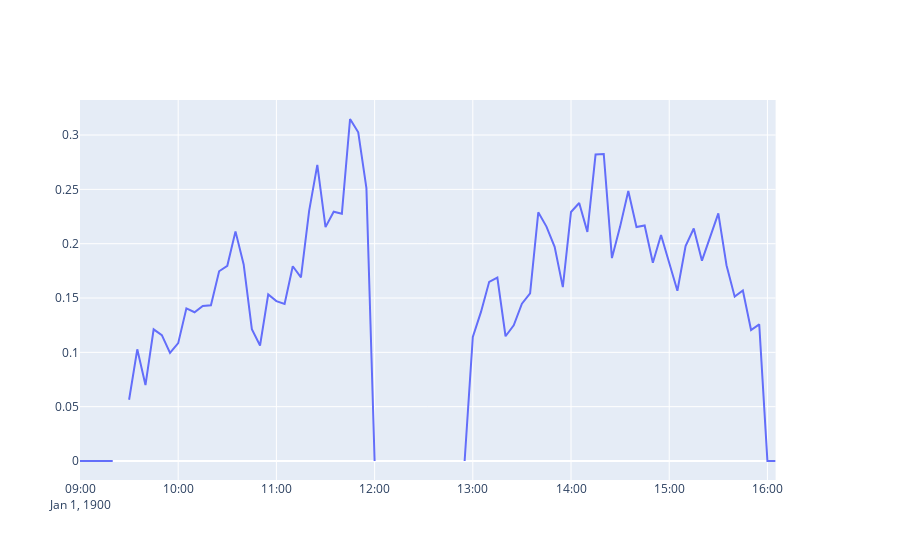

The cell this chart's notebook holds for it:
### Code cell
# check quote time diff by time
quote_df.resample("5min")[['time_diff']].mean().hplot('time_diff')
